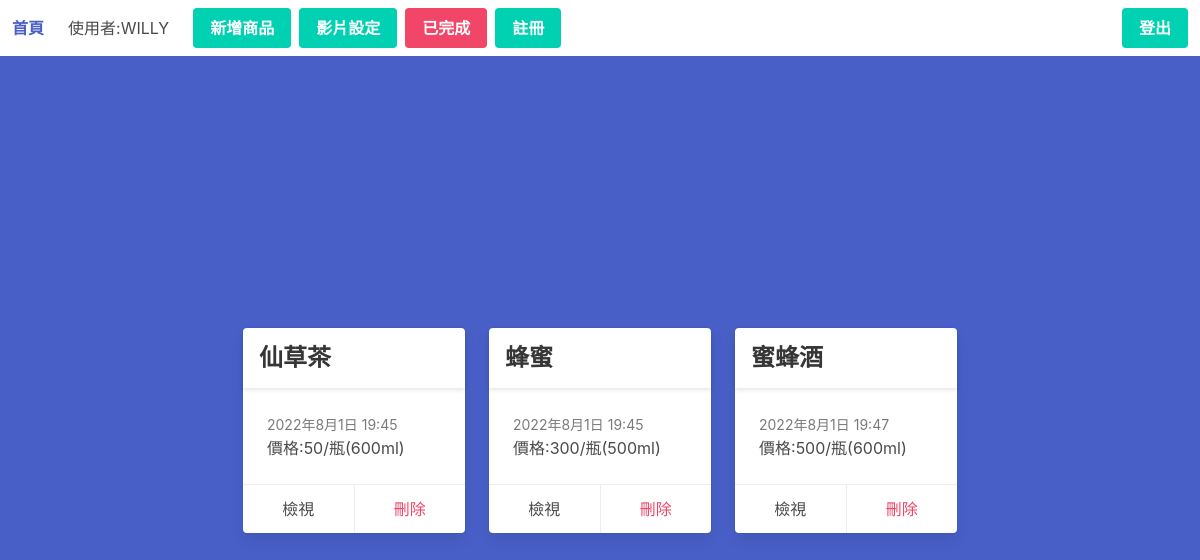
The page /completed/ (signed in) on the database as committed earlier.
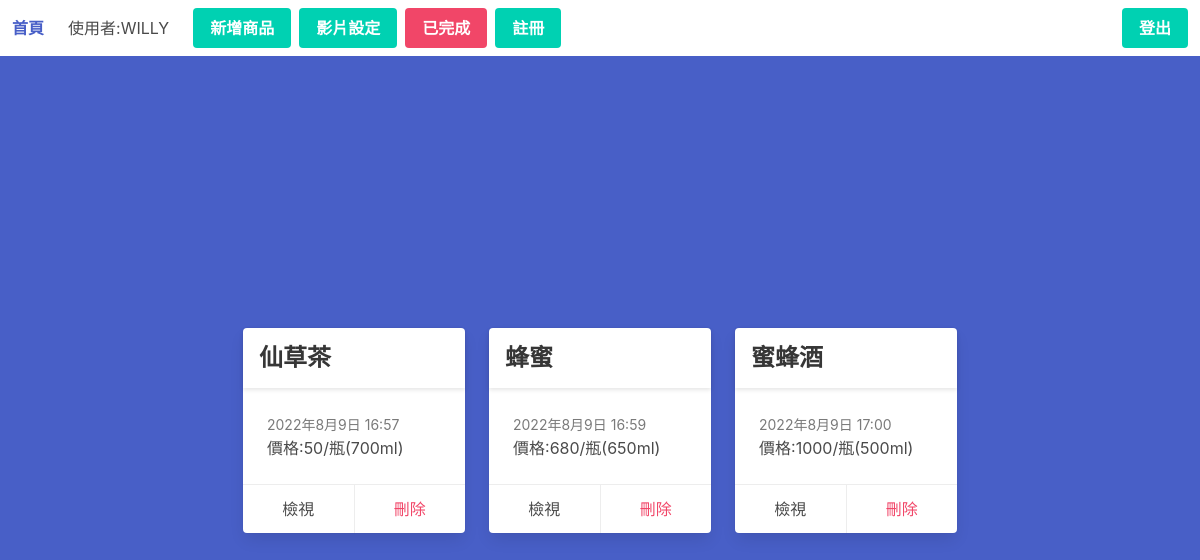
The same page on the database as committed later.
### todo/models.py (models this page shows, shortened)
class Todo(models.Model):
    title = models.CharField(max_length=100)
    text = models.TextField(blank=True)
    created = models.DateTimeField(auto_now_add=True)
    price = models.CharField(max_length=100)
    capacity = models.CharField(max_length=100)
    photo = models.ImageField(upload_to='images/',blank=True,null=True)
    date_completed = models.DateTimeField(null=True, blank=True)
    completed = models.BooleanField(default=False)
    important = models.BooleanField(default=True)
    user = models.ForeignKey(User, on_delete=models.CASCADE)

### todo/views.py (the view)
# urls.py: path('completed/', views.completed, name='completed'),
@login_required
def completed(request):
    todos = None
    if request.user.is_authenticated:
        todos = Todo.objects.all()
    return render(request, './todo/completed.html', {'todos': todos})

### todo/templates/todo/completed.html (shortened to what this page needs)
{% extends 'base.html' %}  {% block content %}
<div class="hero is-link is-fullheight-with-navbar">
  <div class="hero-body">
    <div class="container">
      <div class="columns is-multiline is-centered">
        {% for todo in todos %}
        <div class="column is-3">
          <div class="card">
            <header class="card-header">
              <p class="card-header-title is-size-4">
                {{ todo.title|truncatechars:15 }}<br />
              </p>
              <p class="has-text-right pr-3 py-3"></p>
            </header>
            <div class="card-content">
              <div class="content">
                <small class="has-text-grey">{{todo.created}}</small><br />
                價格:{{todo.price}}/瓶({{todo.capacity}}ml) <br />
              </div>
            </div>
            <footer class="card-footer">
              <a href="{% url 'view' todo.id %}" class="card-footer-item"
                >檢視</a
              >
              <a
                href="{% url 'delete' todo.id %}"
                class="card-footer-item has-text-danger"
                >刪除</a
              >
            </footer>
          </div>
        </div>
        {% endfor %}
      </div>
    </div>
  </div>
</div>
{% endblock %}

### templates/base.html (shortened to what this page needs)
{% load static %}
<!DOCTYPE html>
<html lang="zh-Hant">
  <head>
    <link
      rel="stylesheet" href="https://cdnjs.cloudflare.com/ajax/libs/font-awesome/5.15.0/css/all.min.css"
    />
    <link
      rel="stylesheet" href="https://cdn.jsdelivr.net/npm/bulma@0.9.3/css/bulma.min.css"
    />
  </head>
  <body>
    <nav class="navbar" role="navigation" aria-label="main navigation">
      <div class="navbar-brand">
         <a class="navbar-item" href="{% url 'index' %}">
          <strong>首頁</strong>
        </a>
      </div>
      <div id="navbar-links" class="navbar-menu">
        <div class="navbar-start">
          {% if user.is_authenticated %}
          <a class="navbar-item" href="{% url 'profile' %}">
            使用者:{{user.username|upper}}
          </a>
          <div class="navbar-item">
            <div class="buttons">
              <a class="button is-primary" href="{% url 'create' %}">
                <strong>新增商品</strong>
              </a>
              <a class="button is-primary" href="{% url 'video' %}">
                <strong>影片設定</strong>
              </a>
              <a class="button is-danger" href="{% url 'completed' %}">
                <strong>已完成</strong>
              </a>
              <a class="button is-primary" href="{% url 'register' %}">
                <strong>註冊</strong>
              </a>
            </div>
          </div>
        </div>
        {% endif %}
        <div class="navbar-end">
          <div class="navbar-item">
            <div class="buttons">
              {% if not user.is_authenticated %}
              <a class="button is-light" href="{% url 'login' %}"> 登入 </a>
              {% else %}
              <a class="button is-primary" href="{% url 'logout' %}">
                <strong>登出</strong>
              </a>
              {% endif %}
            </div>
          </div>
        </div>
      </div>
    </nav>
    {% block content %} {% endblock %}
  </body>
</html>

Rows that differ between the two databases and show on the page:
changed Todo "仙草茶": created "2022年8月1日 19:45" → "2022年8月9日 16:57"; capacity "600" → "700"
changed Todo "蜂蜜": created "2022年8月1日 19:45" → "2022年8月9日 16:59"; price "300" → "680"; capacity "500" → "650"
changed Todo "蜜蜂酒": created "2022年8月1日 19:47" → "2022年8月9日 17:00"; price "500" → "1000"; capacity "600" → "500"
